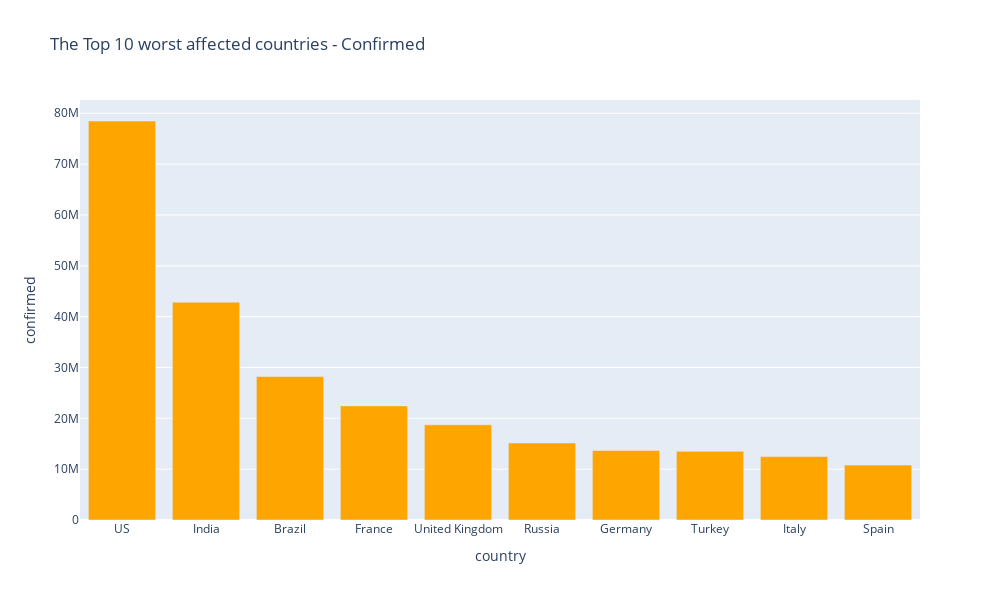

Notebook code for this chart:
### Markdown cell above
### Bar chart with the top 10 worst hit countries - confirmed

### Code cell
fig = px.bar(sorted_confirmed,
    x = "country",
    y = "confirmed",
    title= "The Top 10 worst affected countries - Confirmed", 
    color_discrete_sequence=["orange"], 
    height=600,
    width=1000
)

#fig.write_image("images/fig3.png")
fig.show()

### Figure 1 — Plotly figure (JSON) as saved in the notebook; plotly's stock layout.template omitted (floating-point values rounded to 4 significant figures)
{"data": [{"alignmentgroup": "True", "hovertemplate": "country=%{x}<br>confirmed=%{y}<extra></extra>", "legendgroup": "", "marker": {"color": "orange", "pattern": {"shape": ""}}, "name": "", "offsetgroup": "", "orientation": "v", "showlegend": false, "textposition": "auto", "type": "bar", "x": ["US", "India", "Brazil", "France", "United Kingdom", "Russia", "Germany", "Turkey", "Italy", "Spain"], "xaxis": "x", "y": [78479408, 42838524, 28218180, 22447021, 18735911, 15147762, 13667353, 13504485, 12469975, 10809222], "yaxis": "y"}], "layout": {"barmode": "relative", "height": 600, "legend": {"tracegroupgap": 0}, "title": {"text": "The Top 10 worst affected countries - Confirmed"}, "width": 1000, "xaxis": {"anchor": "y", "domain": [0, 1], "title": {"text": "country"}}, "yaxis": {"anchor": "x", "domain": [0, 1], "title": {"text": "confirmed"}}}}
